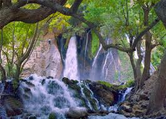
%> input picture University projects/Video processing/project1/Full code/1.bmp, 166 x 119 px, shrunk from 265 x 190 before the run
$ octave ColorSystem.m   (GNU Octave 9; MATLAB toolbox functions it lacks are replaced by stand-ins)
%> lines starting %> are read from the running program, lines starting %| are printed output that depends on the picture
clc;
close all;

X1 = imread('1.bmp');
%> X1 is the input picture: size 119x166x3 uint8; mean R, G, B 96.4, 102.1, 95.3
X2 = imread('2.jpg');
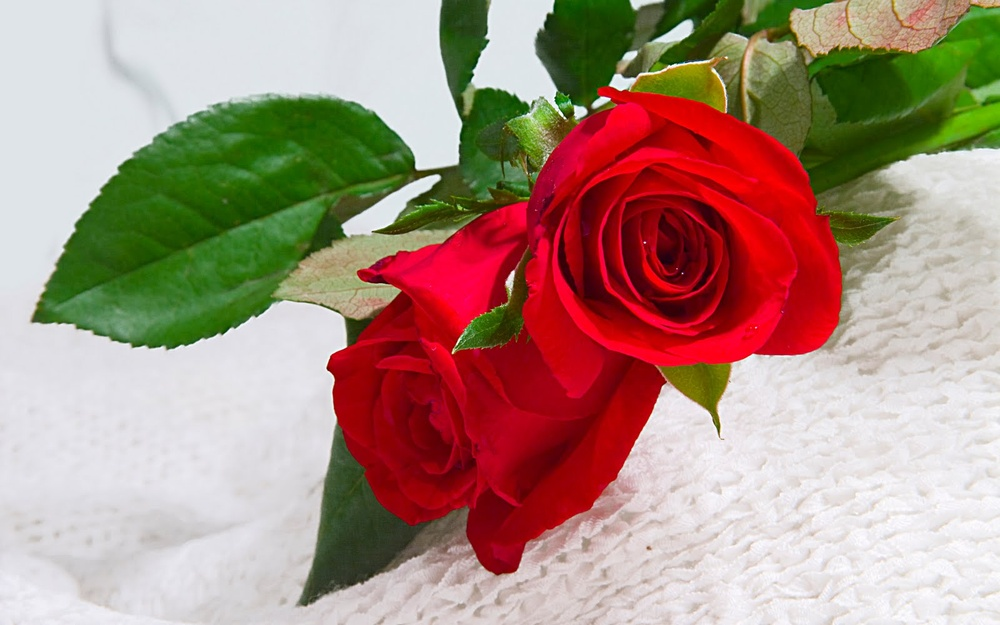
%> input picture University projects/Video processing/project1/Full code/2.jpg, 1000 x 625 px, shrunk from 1600 x 1000 before the run
%> X2 is the input picture: size 625x1000x3 uint8; mean R, G, B 171, 141.4, 127.6
X3 = imread('3.bmp');
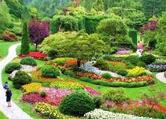
%> input picture University projects/Video processing/project1/Full code/3.bmp, 166 x 119 px, shrunk from 265 x 190 before the run
%> X3 is the input picture: size 119x166x3 uint8; mean R, G, B 118.2, 135.5, 71.5
X4 = imread('4.bmp');
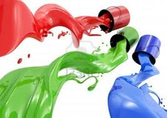
%> input picture University projects/Video processing/project1/Full code/4.bmp, 167 x 118 px, shrunk from 267 x 189 before the run
%> X4 is the input picture: size 118x167x3 uint8; mean R, G, B 187.7, 184.1, 169.4
X5 = imread('5.bmp');
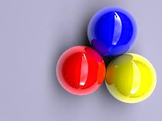
%> input picture University projects/Video processing/project1/Full code/5.bmp, 162 x 121 px, shrunk from 259 x 194 before the run
%> X5 is the input picture: size 121x162x3 uint8; mean R, G, B 170, 148.8, 170.5

X=X4;
SIZE=size(X)
%> SIZE = [118 167 3]

%imfinfo('1.bmp')
%imfinfo('2.jpg')
%imfinfo('3.bmp')

X=im2double(X);

figure, imshow(X);

%isrgb(X)

R=X(:,:,1);
G=X(:,:,2);
B=X(:,:,3);
figure;
subplot(3,1,1),imshow(R);
subplot(3,1,2),imshow(G);
subplot(3,1,3),imshow(B);


YYY = 0.299*R+0.587*G+0.114*B;
I =  0.596*R-0.275*G-0.321*B + 0.596;
Q = 0.212*R-0.523*G+0.311*B + 0.523;

figure;
subplot(3,1,1),imshow(YYY);
subplot(3,1,2),imshow(I);
%> after `imshow(I)`:
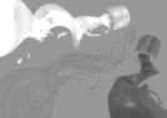
%> displayed picture: size 118x167, on the screen's scale of 0 to 255; min 74, max 255, mean 158.5
subplot(3,1,3),imshow(Q);


YY = 0.299*R+0.587*G+0.114*B;
U =  -0.147*R-0.289*G+0.436*B + 0.436;     % Dc Offset = 0.436
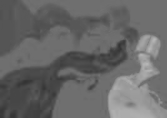
%> U: size 118x167 double; min 0.203, max 0.717, mean 0.409
V = 0.615*R-0.515*G-0.100*B + 0.615;       % Dc Offset = 0.615
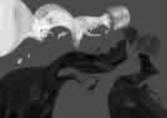
%> V: size 118x167 double; min 0.392, max 1.14, mean 0.629; drawn with min black and max white

figure;
subplot(3,1,1),imshow(YY);
subplot(3,1,2),imshow(U);
subplot(3,1,3),imshow(V);


% [35 lines of commented-out code are left out]
